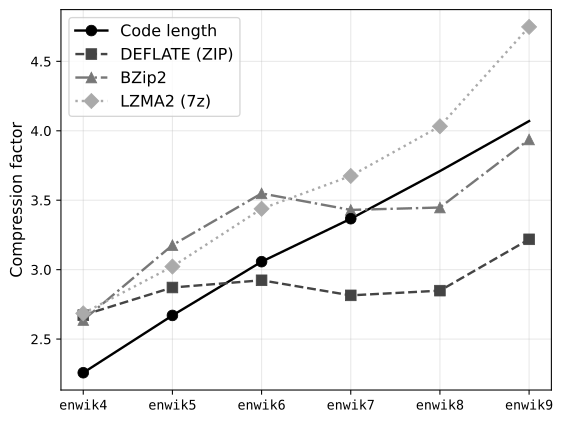

Here is the Python script that generated this plot:
# benchmark_results.py

import pandas as pd
import matplotlib.pyplot as plt
import matplotlib.lines as mlines
import numpy as np
import os

# ── Paths ─────────────────────────────────────────────────────────────────────
script_dir = os.path.dirname(os.path.abspath(__file__))
csv_path   = os.path.join(script_dir, 'benchmark_results.csv')

if not os.path.exists(csv_path):
    print(f"Error: File '{csv_path}' does not exist")
    exit(1)

# ── Load data ─────────────────────────────────────────────────────────────────
df = pd.read_csv(csv_path, index_col='Algorithm')

x_labels = list(df.columns)           # enwik4 … enwik9
x_pos    = np.arange(len(x_labels))   # 0 … 5

# ── Line styles (all grayscale / differentiable) ──────────────────────────────
# Code length : solid black,  filled black circle  (special gray for enwik8/9)
# DEFLATE     : dashed dark-gray, filled square
# BZip2       : dash-dot medium-gray, filled triangle-up
# LZMA2       : dotted light-gray, filled diamond

styles = {
    'Code length':   dict(color='black',   linestyle='-',  marker='o', markersize=8, linewidth=1.8),
    'DEFLATE (ZIP)': dict(color='#444444', linestyle='--', marker='s', markersize=8, linewidth=1.8),
    'BZip2':         dict(color='#777777', linestyle='-.', marker='^', markersize=8, linewidth=1.8),
    'LZMA2 (7z)':    dict(color='#aaaaaa', linestyle=':',  marker='D', markersize=8, linewidth=1.8),
}

# Legend order: Code length first, then the rest
legend_order = ['Code length', 'DEFLATE (ZIP)', 'BZip2', 'LZMA2 (7z)']

# ── Plot ──────────────────────────────────────────────────────────────────────
plt.figure(figsize=(6, 4.5))
ax = plt.gca()

for algo in legend_order:
    row = df.loc[algo]
    s   = styles[algo]
    y   = row.values.astype(float)

    if algo == 'Code length':
        # Draw the line first
        ax.plot(x_pos, y,
                color=s['color'], linestyle=s['linestyle'],
                linewidth=s['linewidth'], zorder=2)

        for xi, yi in zip(x_pos, y):
            x_label = x_labels[xi]
            if x_label in ('enwik8', 'enwik9'):
                continue
            ax.plot(xi, yi,
                    marker=s['marker'], markersize=s['markersize'],
                    color='black',
                    # markeredgecolor='black',
                    markeredgewidth=0.6,
                    zorder=3)
    else:
        ax.plot(x_pos, y,
                color=s['color'], linestyle=s['linestyle'],
                marker=s['marker'], markersize=s['markersize'],
                linewidth=s['linewidth'],
                markeredgecolor=s['color'], markeredgewidth=0.6,
                zorder=2)

# ── Axes & formatting ─────────────────────────────────────────────────────────
ax.set_xticks(x_pos)
ax.set_xticklabels(x_labels, fontfamily='monospace', fontsize=10)
ax.tick_params(axis='both', which='major', labelsize=10)

# ax.set_xlabel('Dataset', fontsize=12)
ax.set_ylabel('Compression factor', fontsize=12)

ax.grid(True, which='both', alpha=0.3)

# ── Legend ────────────────────────────────────────────────────────────────────
legend_handles = []
for algo in legend_order:
    s = styles[algo]
    handle = mlines.Line2D(
        [], [],
        color=s['color'],
        linestyle=s['linestyle'],
        linewidth=s['linewidth'],
        marker=s['marker'],
        markersize=s['markersize'],
        markeredgecolor='black' if algo == 'Code length' else s['color'],
        markeredgewidth=0.6,
        label=algo,
    )
    legend_handles.append(handle)

ax.legend(handles=legend_handles,
          fontsize=12,
          framealpha=0.8,
          edgecolor='#cccccc')

# ── Save ──────────────────────────────────────────────────────────────────────
output_path = os.path.join(script_dir, 'benchmark_results.svg')
plt.tight_layout()
plt.savefig(output_path, dpi=300, bbox_inches='tight')
print(f"Plot saved to: {output_path}")
plt.show()
